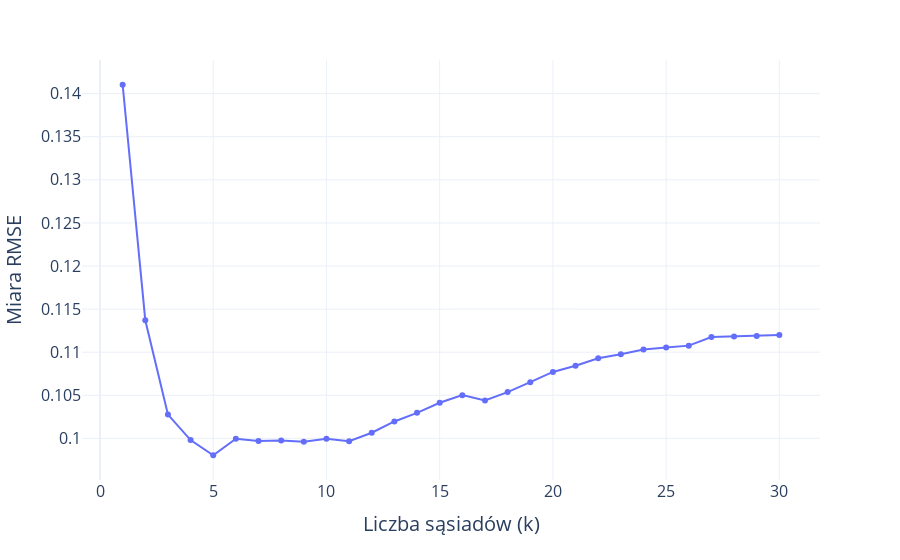

Write notebook code for a chart like this one.
### Code cell
#KNN na wszystkich danych
wyn_knn_all=list()
n_range=range(1,31)
for i in n_range:
  kmni_all = KNNImputer(n_neighbors=i)
  kmni=kmni_all.fit_transform(df_nowe[cols])
  wyn_knn_all.append(np.sqrt(mean_squared_error(df_bezna[cols], kmni)))

wyn_knn_all_df=pd.DataFrame(np.column_stack([n_range, wyn_knn_all]), columns=["k","rmse"])

fig = px.line(wyn_knn_all_df, x="k", y="rmse", markers=True, line_shape='linear')

# Dodajemy etykiety i tytuł
fig.update_layout(
    xaxis=dict(
        title='Liczba sąsiadów (k)',
        tickfont=dict(size=16),
        title_font=dict(size=20),
    ),
    yaxis=dict(
        title='Miara RMSE',
        tickfont=dict(size=16),
        title_font=dict(size=20)
    )
)
fig.update_layout(template="plotly_white")

# Wyświetlamy wykres
fig.show()
fig.write_image("images3/knn_all.png", width=1000, height=600, scale=4, format="png")

### Figure 1 — Plotly figure (JSON) as saved in the notebook; plotly's stock layout.template omitted (floating-point values rounded to 4 significant figures)
{"data": [{"hovertemplate": "k=%{x}<br>rmse=%{y}<extra></extra>", "legendgroup": "", "line": {"color": "#636efa", "dash": "solid", "shape": "linear"}, "marker": {"symbol": "circle"}, "mode": "lines+markers", "name": "", "orientation": "v", "showlegend": false, "type": "scatter", "x": [1, 2, 3, 4, 5, 6, 7, 8, 9, 10, 11, 12, 13, 14, 15, 16, 17, 18, 19, 20, 21, 22, 23, 24, 25, 26, 27, 28, 29, 30], "xaxis": "x", "y": [0.141, 0.1137, 0.1028, 0.0998, 0.09805, 0.09996, 0.0997, 0.09975, 0.09961, 0.09997, 0.09967, 0.1007, 0.102, 0.103, 0.1041, 0.105, 0.1044, 0.1054, 0.1065, 0.1077, 0.1084, 0.1093, 0.1098, 0.1103, 0.1105, 0.1108, 0.1118, 0.1118, 0.1119, 0.112], "yaxis": "y"}], "layout": {"legend": {"tracegroupgap": 0}, "margin": {"t": 60}, "xaxis": {"anchor": "y", "domain": [0, 1], "tickfont": {"size": 16}, "title": {"font": {"size": 20}, "text": "Liczba sąsiadów (k)"}}, "yaxis": {"anchor": "x", "domain": [0, 1], "tickfont": {"size": 16}, "title": {"font": {"size": 20}, "text": "Miara RMSE"}}}}
